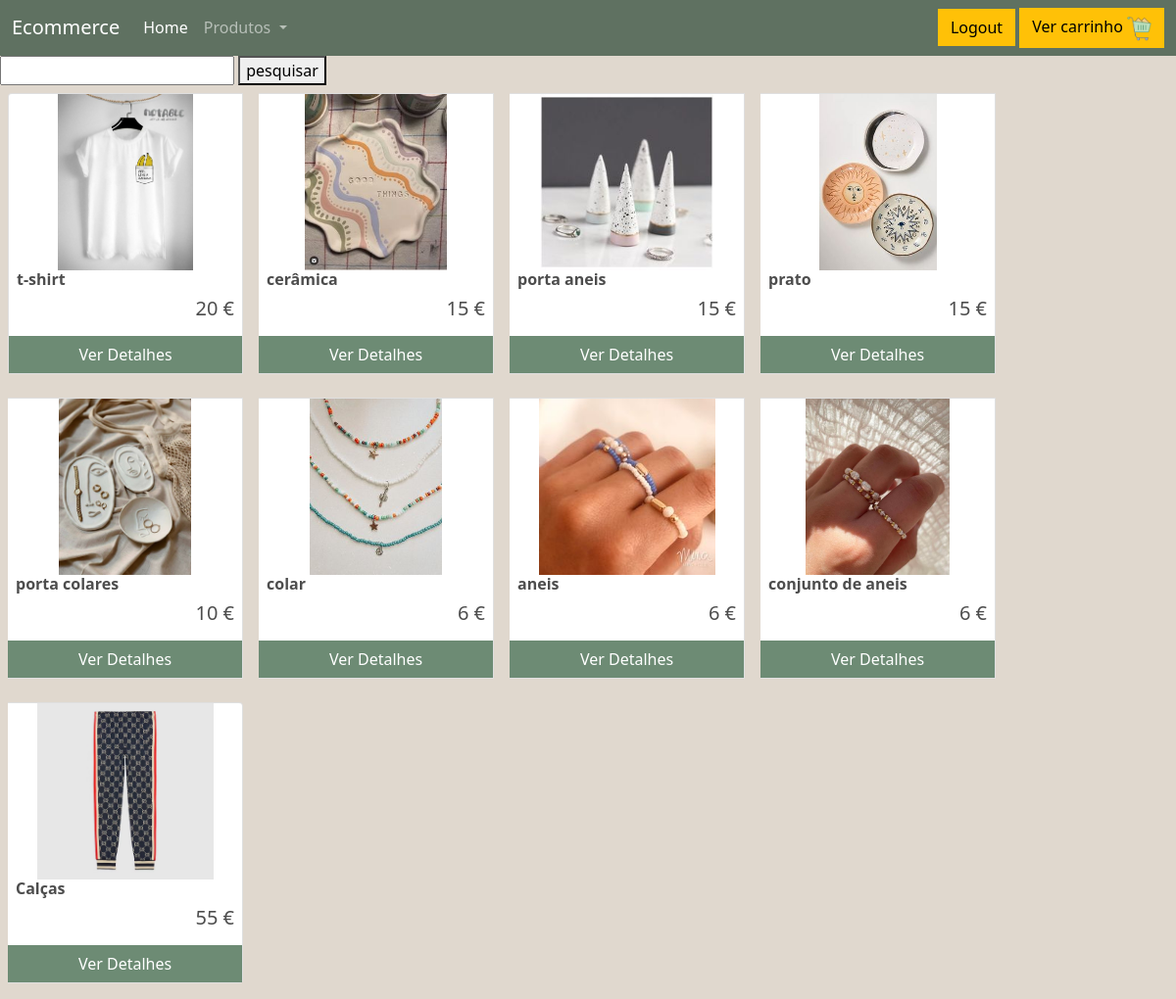
The app's page / (signed in) with its own data.
### loja/models.py (models this page shows, shortened)
class Produto(models.Model):
    preco = models.IntegerField()
    nome = models.CharField(max_length=100)
    descricao = models.CharField(max_length=300)
    personalizavel = models.BooleanField(default=False)
    pic = models.ImageField(upload_to='images', blank=True, null=True)
    seller = models.ForeignKey(Vendedor, on_delete=models.RESTRICT)

### loja/views.py (the view)
# urls.py: path('', include('loja.urls')),
@login_required(login_url='loja:login1')
def loja(request):
    produtos = Produto.objects.all()
    isVendedor = Vendedor.objects.filter(who=request.user).exists()
    return render(request, 'loja/loja.html' , {'products_list': produtos,'isvender':isVendedor})

### loja/templates/loja/loja.html (shortened to what this page needs)
{% extends "loja/main.html" %}
{% load static %}
{% block css %}
<link rel="stylesheet" type="text/css" href="{% static 'css/base.css' %}">
{% endblock css %}
{% block content %}
<div class="search-bar">
    <form action="{% url 'loja:search' %}" method="get">
        <input type="text" name="search" id="search" value="{{request.GET.search}}">
        <button>
            pesquisar
        </button>
    </form>
</div>
<div class="card-group">
    {% for product in products_list %}
    <div class="card m-2 mb-3" style="min-width: 20%; max-width: 20%;">
        <img class="card-img-top" width="240px" height="180px" style="object-fit:contain;" src="{{product.pic}}">
                <div class="card-title justify-content-between">
                <h6  class="ps-2"><strong>{{product.nome}}</strong></h6>
                <h5 class="ps-2 me-2" style="display:inline-block; float:right">{{product.preco}} €</h5>
            </div>
                <a class="btn btn-primary float-right" href="{% url 'loja:detalheProd' product.id %}">Ver Detalhes</a>
    </div>
    {% endfor %}
</div>
{% endblock content %}

### loja/static/css/main.css (style rules this page uses)
body { background-color: #e0d8ce; }
h1,h2,h3,h4,h5,h6 { color:hsl(0, 0%, 30%); }
.btn { border-radius: 0; }

### loja/static/css/base.css (style rules this page uses)
a { color: black; text-decoration: none; }
.btn-primary { background-color: #6D8B74; border-color: #6D8B74; }
.card { max-width: 108rem; }

### records on screen
Produto: pic (picture), nome "t-shirt", preco "20"
Produto: pic (picture), nome "cerâmica", preco "15"
Produto: pic (picture), nome "porta aneis", preco "15"
Produto: pic (picture), nome "prato", preco "15"
Produto: pic (picture), nome "porta colares", preco "10"
Produto: pic (picture), nome "colar", preco "6"
Produto: pic (picture), nome "aneis", preco "6"
Produto: pic (picture), nome "conjunto de aneis", preco "6"
Produto: pic (picture), nome "Calças", preco "55"
